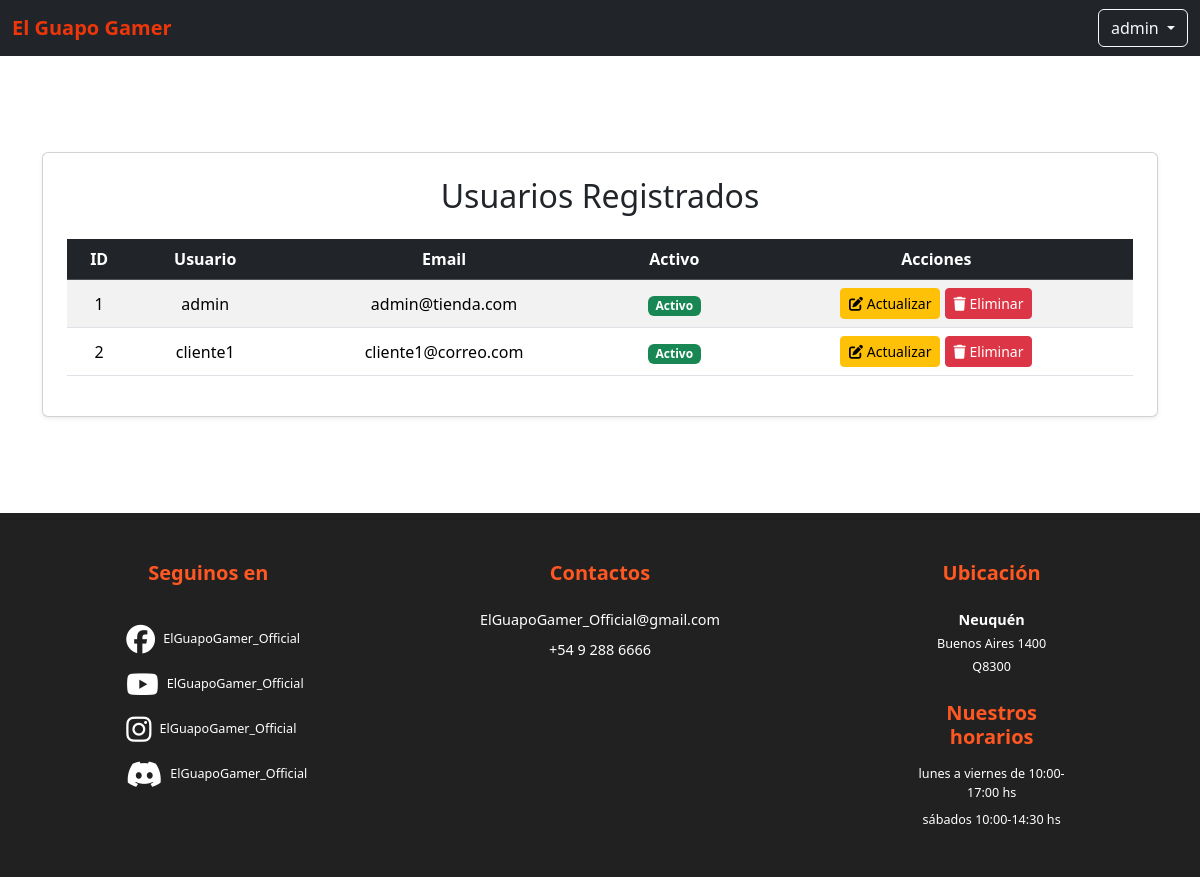
The page /Vista/private/admin/usuarios.php (signed in) on the database its author committed.
### tables this page shows
CREATE TABLE usuario (
  idusuario BIGINT(20) NOT NULL AUTO_INCREMENT,
  usnombre VARCHAR(50) NOT NULL,
  uspass VARCHAR(100) NOT NULL,
  usmail VARCHAR(50) NOT NULL,
  usdeshabilitado TIMESTAMP NULL DEFAULT NULL,
  PRIMARY KEY (idusuario)
);

### modelo/conector/bdCarritoCompras.php (called while the page is built, shortened)
<?php
class bdCarritoCompras extends PDO {
  	private $conec;
  	private $indice;
  	private $resultado;
    public function __construct(){
        $this->engine = 'mysql';
        $this->host = 'localhost';
        $this->database = 'bdcarritocompras';
        $this->user = 'root';
        $this->pass = '';
        $this->indice =0;
        $dns = $this->engine.':dbname='.$this->database.";host=".$this->host;
        try {
           $this->conec=true;
        }catch (PDOException $e) {
            $this->sql = $e->getMessage();
            $this->conec=false;
        }
    }
    public function Iniciar(){
        return $this->getConec();
    }
    public function getConec(){
        return $this->conec;
    }
    public function setSQL($e){
        return "\n".$this->sql = $e;
    }
    public function Ejecutar($sql){
        if ( stristr($sql,"select")){
            $resp =  $this->EjecutarSelect($sql);
        }
        return $resp;
   }
   private function EjecutarSelect($sql){
       $cant = -1;
       $resultado=parent::query($sql);
       if(!$resultado){
           $this->analizarDebug();
       }else {
          $arregloResult = $resultado->fetchAll();
          $cant = count($arregloResult);
       }
       return $cant;
    }
   public function Registro() {
       $filaActual = false;
       $indiceActual = $this->getIndice();
       if ($indiceActual>=0) {
           $filas = $this->getResultado();
           if($indiceActual<count($filas)){
               $filaActual =  $filas[$indiceActual];
           }else {
               $this->setIndice(-1);
           }
       }
       return $filaActual;
   }
   private function setIndice ($valor){
       $this->indice = $valor;
   }
   private function getIndice (){
       return $this->indice;
   }
   private function setResultado($valor){
       $this->resultado = $valor;
   }
   private function getResultado(){
        return $this->resultado;
   }
}

### modelo/usuario.php (called while the page is built, shortened)
<?php
class Usuario {
    private $idusuario;
    private $usnombre;
    private $usmail;
    private $usdeshabilitado;
    public function __construct($objBaseDatos = null) {
        $this->idusuario = null;
        $this->usnombre = "";
        $this->usmail = "";
        $this->usdeshabilitado = null;
    }
    public function getIdusuario() { return $this->idusuario; }
    public function getUsnombre() { return $this->usnombre; }
    public function getUsmail() { return $this->usmail; }
    public function getUsdeshabilitado() { return $this->usdeshabilitado; }
    public function buscar($idusuario) {
        $baseDatos = new bdCarritoCompras();
        $resultado = false;
        if ($baseDatos->Iniciar()) {
            $sql = "SELECT * FROM usuario WHERE idusuario = {$idusuario}";
            if ($baseDatos->Ejecutar($sql) > 0) {
                $fila = $baseDatos->Registro();
                $this->idusuario = $fila['idusuario'];
                $this->usnombre = $fila['usnombre'];
                $this->usmail = $fila['usmail'];
                $this->usdeshabilitado = $fila['usdeshabilitado'];
                $resultado = true;
            }
        }
        return $resultado;
    }
    public function listar($condicion = "") {
        $listaUsuarios = [];
        $baseDatos = new bdCarritoCompras();
        $sql = "SELECT * FROM usuario";
        if ($baseDatos->Iniciar() && $baseDatos->Ejecutar($sql) > 0) {
            while ($filaUsuario = $baseDatos->Registro()) {
                $usuario = new Usuario();
                $usuario->buscar($filaUsuario['idusuario']);
                $listaUsuarios[] = $usuario;
            }
        }
        return $listaUsuarios;
    }
}
?>

### control/Session.php (called while the page is built, shortened)
<?php
class Session{
    public function validar() {
        $resultado = false;
        if (isset($_SESSION['idusuario'])) {
            include_once $_SERVER['DOCUMENT_ROOT'] . '/PWD-TP-FINAL/modelo/usuario.php';
            $user = new Usuario();
            if ($user->buscar($_SESSION['idusuario'])) {
                if ($user->getUsdeshabilitado() === null) {
                    $resultado = true;
                }
            }
        }
        return $resultado;
    }
    public function activa() {
        $resultado = false;
        if (isset($_SESSION['activa']) && $_SESSION['activa'] === true) {
            if ($this->validar()) {
                $resultado = true;
            }
        }
        return $resultado;
    }
    public function getUsuario() {
        $usuario = null;
        if (isset($_SESSION['usnombre'])) {
            $usuario = $_SESSION['usnombre'];
        }
        return $usuario;
    }
    public function getRol() {
        $resultado = null;
        if ($this->validar()) {
            include_once $_SERVER['DOCUMENT_ROOT'] . '/PWD-TP-FINAL/modelo/usuarioRol.php';
            include_once $_SERVER['DOCUMENT_ROOT'] . '/PWD-TP-FINAL/modelo/rol.php';
            $idUsuario = $_SESSION['idusuario'];
            $usuarioRol = new UsuarioRol();
            $listaRoles = $usuarioRol->listar("idusuario = {$idUsuario}");
            if (count($listaRoles) > 0) {
                $objUsuarioRol = $listaRoles[0];
                $rol = $objUsuarioRol->getObjRol();
                $resultado = $rol->getDescripcionRol();
            }
        }
        return $resultado;
    }
}
?>

### modelo/usuarioRol.php (called while the page is built, shortened)
<?php
class UsuarioRol {
    private $objPdo;
    public function __construct($objPdo = null) {
        $this->objPdo = $objPdo ?? new bdCarritoCompras();
    }
    public function listar($condicion = ""){
        $arreglo = [];
        if ($this->objPdo->Iniciar()){
            $sql = "SELECT * FROM usuariorol";
            if ($condicion != "") $sql .= " WHERE " . $condicion;
            $this->objPdo->Ejecutar($sql);
            $filas = $this->objPdo->getFilas();
            if(!empty($filas)){
                foreach($filas as $fila){
                    $objUR = new UsuarioRol($this->objPdo);
                    $objUsuario = new Usuario();
                    $objUsuario->buscar($fila['idusuario']);
                    $objUR->setObjUsuario($objUsuario);
                    $objRol = new Rol();
                    $objRol->buscar($fila['idrol']);
                    $objUR->setObjRol($objRol);
                    $arreglo[] = $objUR;
                }
            }
        }
        return $arreglo;
    }
}
?>

### modelo/rol.php (called while the page is built, shortened)
<?php
class Rol {
    private $objBaseDatos;
    public function __construct($objBaseDatos = null) {
        $this->objBaseDatos = $objBaseDatos ?? new bdCarritoCompras();
    }
    public function buscar($idrol) {
        $exito = false;
        if ($this->objBaseDatos->Iniciar()) {
            $sql = "SELECT * FROM rol WHERE idrol = {$idrol}";
            if ($this->objBaseDatos->Ejecutar($sql) > 0) {
                $fila = $this->objBaseDatos->Registro();
                $exito = true;
            }
        }
        return $exito;
    }
}
?>

### control/ControlUsuario.php (called while the page is built, shortened)
<?php
include_once $_SERVER['DOCUMENT_ROOT'] . '/PWD-TP-FINAL/modelo/usuario.php';
class ControlUsuario {
    public function listarUsuarios($condicion = "") {
        $usuario = new Usuario();
        $resultado = $usuario->listar($condicion);
        return $resultado;
    }
}
?>

### Vista/private/admin/usuarios.php (the view, shortened to what this page needs)
<?php
$controlUsuario = new ControlUsuario();
$listaUsuarios = $controlUsuario->listarUsuarios();
?>
<!DOCTYPE html>
<?php include_once $_SERVER['DOCUMENT_ROOT'] . '/PWD-TP-FINAL/Vista/estructura/header.php'; ?>
<html lang="es">
<head>
    <link href="https://cdn.jsdelivr.net/npm/bootstrap@5.3.2/dist/css/bootstrap.min.css" rel="stylesheet">
    <link rel="stylesheet" href="https://cdnjs.cloudflare.com/ajax/libs/font-awesome/6.5.0/css/all.min.css">
    <link rel="stylesheet" href="/PWD-TP-FINAL/home/fonts/css/all.min.css">
</head>
<body>
<main class="container py-5 my-5">
    <div class="card p-4 shadow-sm">
        <h2 class="text-center mb-4">Usuarios Registrados</h2>
        <?php if (count($listaUsuarios) > 0): ?>
            <div class="table-responsive">
                <table class="table table-striped align-middle text-center">
                    <thead class="table-dark">
                        <tr>
                            <th>ID</th>
                            <th>Usuario</th>
                            <th>Email</th>
                            <th>Activo</th>
                            <th>Acciones</th>
                        </tr>
                    </thead>
                    <tbody>
                        <?php foreach ($listaUsuarios as $usuario): ?>
                            <tr>
                                <td><?= $usuario->getIdusuario(); ?></td>
                                <td><?= htmlspecialchars($usuario->getUsnombre()); ?></td>
                                <td><?= htmlspecialchars($usuario->getUsmail()); ?></td>
                                <td>
                                    <?php if ($usuario->getUsdeshabilitado() == 0): ?>
                                        <span class="badge bg-success">Activo</span>
                                    <?php else: ?>
                                        <span class="badge bg-danger">Inactivo</span>
                                    <?php endif; ?>
                                </td>
                                <td>
                                    <form action="/PWD-TP-FINAL/Vista/private/action/actualizarLogin.php" method="get" class="d-inline">
                                        <button type="submit" class="btn btn-warning btn-sm">
                                            <i class="fa-solid fa-pen-to-square"></i> Actualizar
                                        </button>
                                    </form>
                                    <form action="/PWD-TP-FINAL/Vista/private/action/eliminarLogin.php" method="post" class="d-inline" onsubmit="return confirmarEliminacion()">
                                        <button type="submit" class="btn btn-danger btn-sm">
                                            <i class="fa-solid fa-trash"></i> Eliminar
                                        </button>
                                    </form>
                                </td>
                            </tr>
                        <?php endforeach; ?>
                    </tbody>
                </table>
            </div>
        <?php else: ?>
            <div class="alert alert-info text-center">No hay usuarios registrados.</div>
        <?php endif; ?>
    </div>
</main>
</body>
</html>
<?php include_once $_SERVER['DOCUMENT_ROOT'] . '/PWD-TP-FINAL/Vista/estructura/footer.php'; ?>

### Vista/estructura/header.php (shortened to what this page needs)
<?php
$session = new Session();
$usuarioActivo = $session->activa();
$nombreUsuario = $usuarioActivo ? $session->getUsuario() : null;
$rolUsuario = $usuarioActivo ? $session->getRol() : null;
$inicioLink = ($usuarioActivo && $rolUsuario === "Administrador")
              ? "/PWD-TP-FINAL/Vista/private/admin/usuarios.php"
              : "/PWD-TP-FINAL/Vista/public/index.php";
?>
<!DOCTYPE html>
<html lang="es">
<head>
    <link href="https://cdn.jsdelivr.net/npm/bootstrap@5.3.2/dist/css/bootstrap.min.css" rel="stylesheet">
    <link rel="stylesheet" href="/PWD-TP-FINAL/Vista/css/tpFinal.css">
    <link rel="stylesheet" href="https://cdnjs.cloudflare.com/ajax/libs/font-awesome/6.5.0/css/all.min.css">
</head>
<body>
<nav class="navbar navbar-expand-lg navbar-dark bg-dark">
  <div class="container-fluid">
    <a class="navbar-brand" href="<?= $inicioLink ?>">El Guapo Gamer</a>
    <div class="collapse navbar-collapse" id="navbarNav">
      <div class="ms-3">
        <?php if ($usuarioActivo): ?>
            <div class="dropdown">
                <a class="btn btn-outline-light dropdown-toggle" href="#" role="button" data-bs-toggle="dropdown">
                    <i class="bi bi-person-circle"></i> <?= htmlspecialchars($nombreUsuario); ?>
                </a>
            </div>
        <?php else: ?>
            <a href="/PWD-TP-FINAL/Vista/public/cuenta.php" class="btn btn-outline-primary">
                <i class="bi bi-box-arrow-in-right"></i> Iniciar sesión
            </a>
        <?php endif; ?>
      </div>
    </div>
  </div>
</nav>
</body>
</html>

### Vista/css/tpFinal.css (style rules this page uses)
:root { --bs-primary: #EF360A; --bs-primary-rgb: 239, 54, 10; }
body { background-color: #f8f9fa; font-family: 'Segoe UI', Roboto, sans-serif; color: #333; }
h1, h2, h3 { color: #EF360A; font-weight: 700; }
.navbar { background-color: #111; padding: 0.8rem 1rem; }
.navbar-brand { color: #EF360A !important; font-weight: 700; display: flex; align-items: center; gap: 8px; transition: color 0.3s ease; }
html, body { margin: 0 !important; padding: 0 !important; background-color: #f8f9fa; height: 100%; }

### rows shown on the page
usuario: usdeshabilitado "admin", idusuario "1", usnombre "admin", usmail "admin@tienda.com", shows "Activo"
usuario: idusuario "2", usnombre "cliente1", usmail "cliente1@correo.com", shows "Activo"
